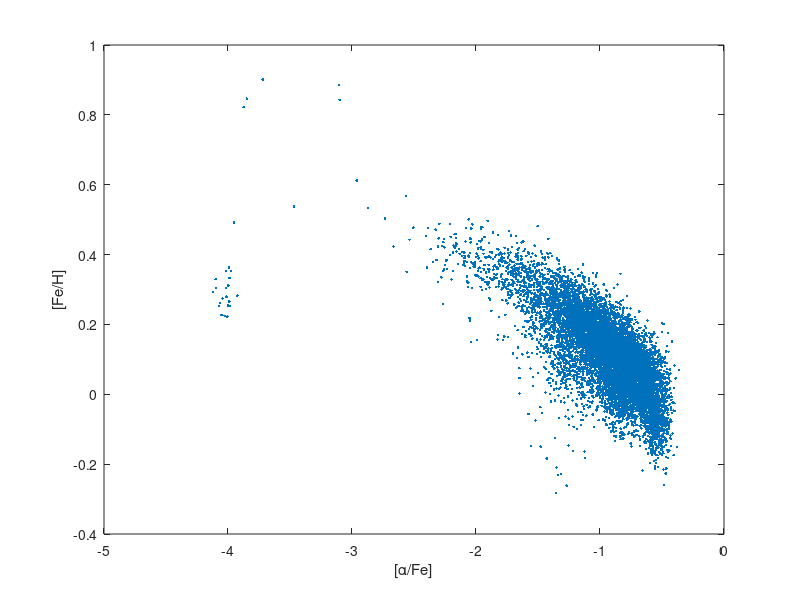
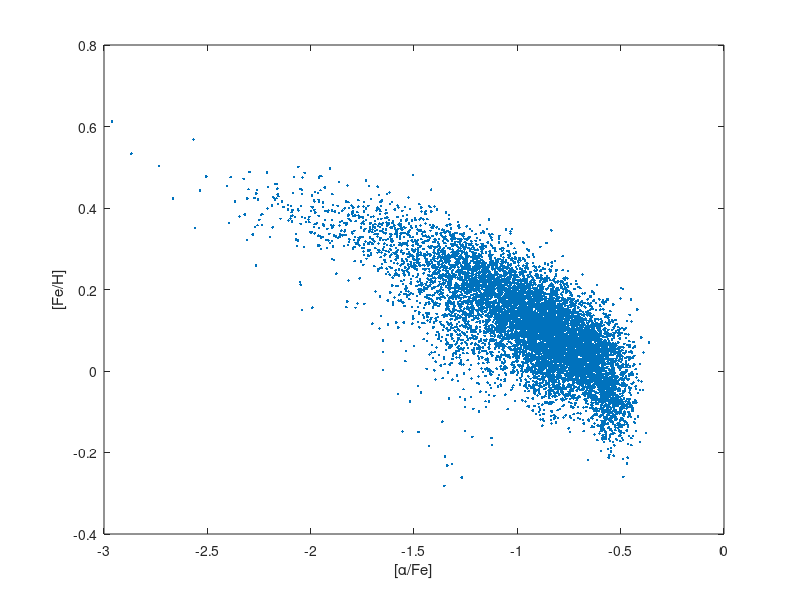
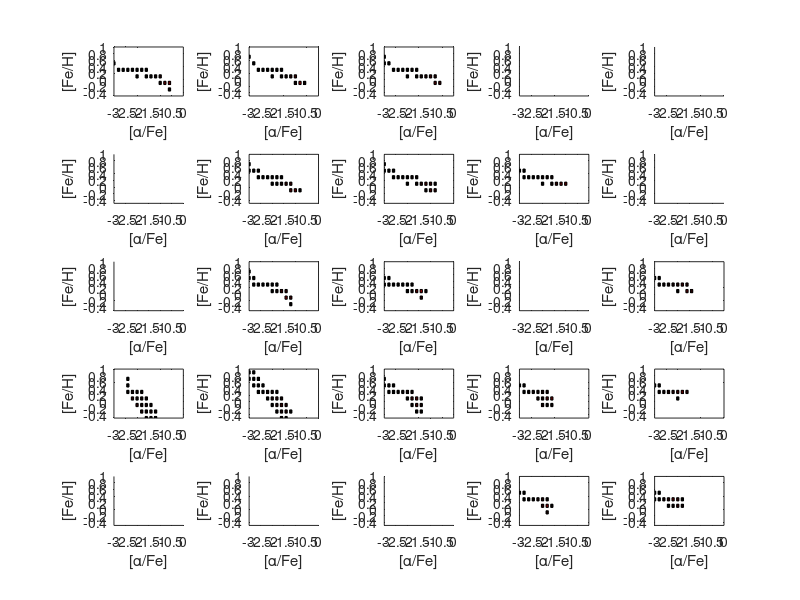

MATLAB code for these plots, in order: (Note: this script raises an error after producing the figures.)

clear all
fid = fopen('data/obsdata2_10000.dat','r'); x = fscanf(fid,'%f',[3,inf]); x= x';
figure(1); plot(x(:,1),x(:,2),'.'); xlabel('[\alpha/Fe]'); ylabel('[Fe/H]'); 

xmin = -3; xmax = 0; ymin = -0.5; ymax = 1;
idx = ((x(:,1) >= xmin) & (x(:,1) <= xmax) & (x(:,2) >= ymin) & (x(:,2) <= ymax));

x  = x(idx,:);
figure(2); plot(x(:,1),x(:,2),'.'); xlabel('[\alpha/Fe]'); ylabel('[Fe/H]'); 



fid = fopen('data/modeldata2.dat','r'); data = fscanf(fid,'%f',[9,inf]); data = data';
figure(3); plot(data(:,1),data(:,2),'.'); xlabel('[\alpha/Fe]'); ylabel('[Fe/H]'); 



% return;
r = sqrt(2*0.05*0.05);
t = (1/8:1/4:1)'*2*pi; x1 = r*sin(t); x2 = r*cos(t);

k = 0; s = 0; 
for i=0:4,
    for j =0:4,
        k = k + 1;
        idx = ((data(:,4)==j) & (data(:,5)==i) & (data(:,3)~=0));
        distx = data(idx==1,:); n = length(distx);
        subplot(5,5,k); axis([-3 0 -0.5 1]);
        if (n ~= 0) s = s + 1; end
        for l = 1:n,
            subplot(5,5,k); fill(distx(l,1)+x1,distx(l,2)+x2,[distx(l,3) 0 0]); hold on;
        end
        xlabel('[\alpha/Fe]'); ylabel('[Fe/H]'); axis([-3 0 -0.5 1]);
        % return;
    end
end
T = s;
xn = 30; yn = 17;
xgrid = -2.95:0.1:-0.05;
ygrid = -0.65:0.1:0.95;

% return
k=0; sq = zeros(xn,yn);
f = zeros(T,xgrid,ygrid);
indic= zeros(25,1); m = 0;
for i=0:4,
    for j =0:4,
        m = m + 1;
        idx = ((data(:,4)==j) & (data(:,5)==i));
        distx = data(idx==1,:); n = sum(distx(:,3)~=0);
        if (n==0) continue; end
        l = 0; k = k + 1;
        indic(m) = 1;
        for ix = 1:xn,
            for iy = 1:yn,
                l = l + 1;
                sq(ix,iy) = distx(l,3);
                f(k,ix,iy) = distx(l,3);
            end
        end
        figure(5); subplot(5,5,m); mesh(xgrid,ygrid,sq'); hold on;
    end
end

f = 100*f;
fval = EvalDens(x(:,1),x(:,2),f,xgrid,ygrid,T,xn,yn);
id = (sum(fval')~=0); fval = fval(id,:); 

% return
%The EM algorithm
u = gamrnd(1/T,1,T,1);
pi_0 = u/sum(u); 
pi_1 = ones(T,1)/T; pi_0 = pi_1 + 1;
eps = 0.0001;
k = 0;
N = length(fval);
w = zeros(N,T);

figure(10);
subplot(1,2,1);
plot(1,1);
hold on;

while (norm(pi_0 - pi_1) >= eps)
    k = k + 1;
    s = 0;
    for i = 1:N,
        w(i,:) = pi_1.*fval(i,:)'; 
        tot = sum(w(i,:));
        w(i,:) = w(i,:)/tot;
        s = s + log(tot);
    end
    pi_0 = pi_1; 
    pi_1 = sum(w)'/N
    subplot(1,2,1); plot(k,pi_1,'.');
	
    subplot(1,2,2); plot(k,s,'.');
	
    if(k > 500) break; end
end
hold off;
